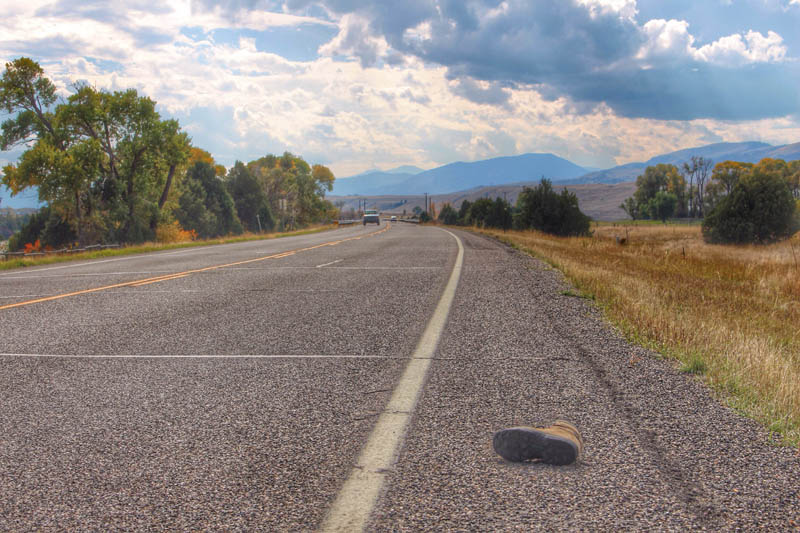
#> input picture pic.jpg, 800 x 533 px, given in place of road4.avi, which was not available
$ python color_detection.py   (Python 2 division)
#> lines starting #> are read from the running program, lines starting #| are printed output that depends on the picture; after the words box and inside, x2 and y2 are one past the last pixel; in counts of white or black regions, pixels touching at a corner belong together; pictures that were not available may be replaced by others from this repository, and a replacement may not be noted
import sys
import math

sys.path.append('/usr/local/lib/python2.7/site-packages')
import cv2
import numpy as np
from matplotlib import pyplot as plt

white = (255, 255, 255)
red = (0,0,255)

half=np.pi/2
frame_width=500.0

cap = cv2.VideoCapture('road4.avi')


# define the list of boundaries
boundaries = [
    ([10, 50, 10], [50, 100, 50]),
]

#green
# lower=np.array([10, 50, 10])
# upper=np.array([50, 100, 50])

#gray
lower=np.array([105, 105, 105])
upper=np.array([185, 185, 185])

#white
lower=np.array([240, 240, 240])
upper=np.array([255, 255, 255])

image=cv2.imread("photo.png")

def resize(image, width):
    r = width / image.shape[1]
    dim = (int(width), int(image.shape[0] * r))
    return cv2.resize(image, dim, interpolation=cv2.INTER_AREA)


while(cap.isOpened()):
    ret, frame = cap.read()
#> frame is the input picture: shape (533, 800, 3); mean B, G, R 128.9, 133.2, 140.3
    cv2.namedWindow("main", cv2.WINDOW_NORMAL)

    # loop over the boundaries

    #for (lower, upper) in boundaries:

    # create NumPy arrays from the boundaries
    #lower =np.array(lower, dtype="uint8")
    #upper = np.array(upper, dtype="uint8")

    # find the colors within the specified boundaries and apply
    # the mask

    resized = resize(frame, 1000.0)

    #crop
    #resized = resized[0:1000, 220:1000]  # Crop from x, y, w, h -> 100, 200, 300, 400


    mask = cv2.inRange(resized, lower, upper)
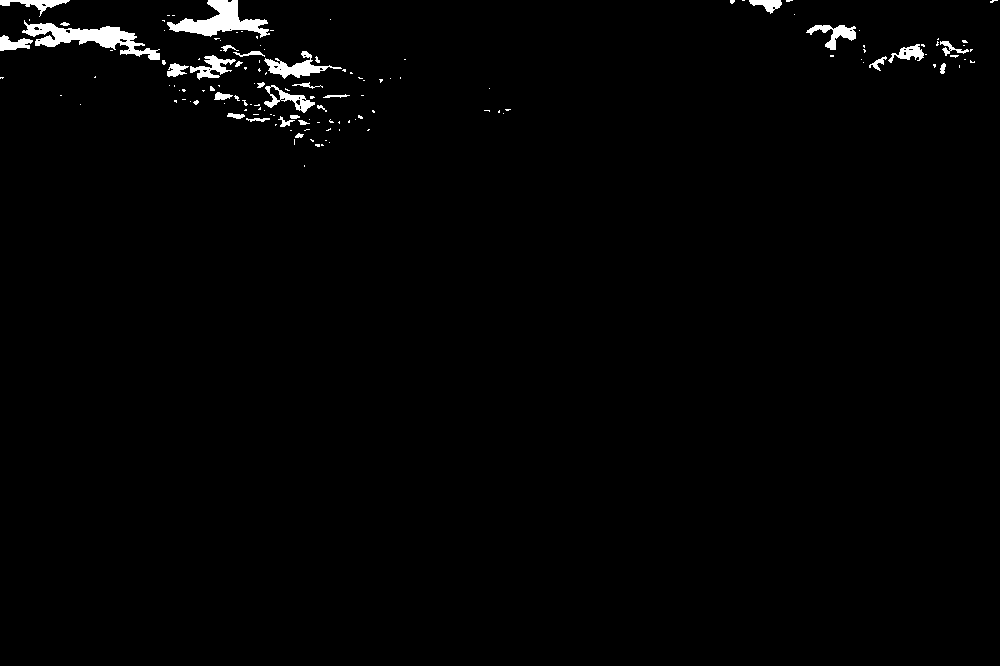
#> mask: shape (666, 1000); 1.3% white; 139 white regions (109 under 20 px), largest, box (x1, y1, x2, y2) and area: (22, 20, 160, 60) 1932, (167, 0, 270, 38) 1669, (264, 51, 342, 79) 737


    output = cv2.bitwise_and(resized, resized, mask=mask)

    color_image=np.hstack([resized, output])
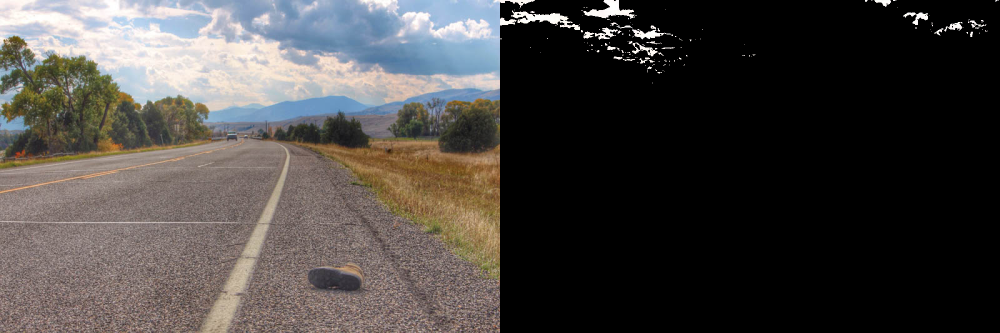
#> color_image: shape (666, 2000, 3) (shown at 1/2 size); mean B, G, R 66, 68.2, 71.8
    # show the images
    cv2.imshow("images", np.hstack([resized, output]))

    gray = cv2.cvtColor(color_image, cv2.COLOR_BGR2GRAY)
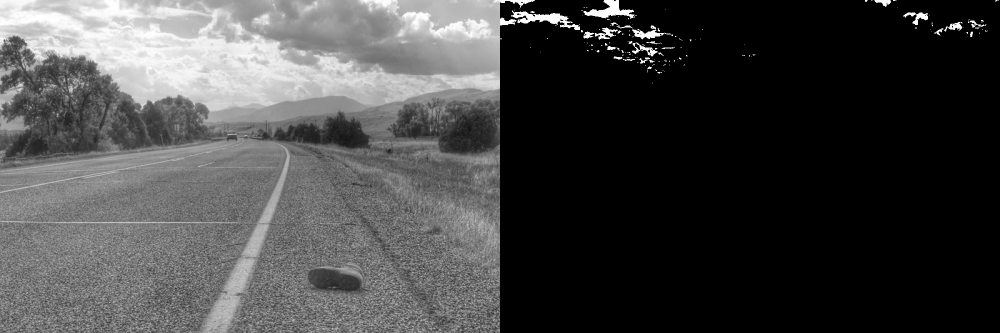
#> gray: shape (666, 2000) (shown at 1/2 size); min 0, max 255, mean 69
    blurred = cv2.GaussianBlur(gray, (3, 3), 0)
    threshhold_img = cv2.threshold(blurred, 0, 255, cv2.THRESH_BINARY + cv2.THRESH_OTSU)[1]
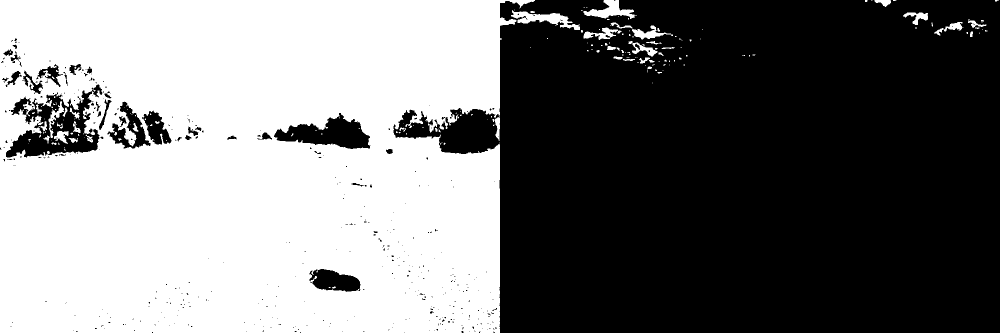
#> threshhold_img: shape (666, 2000) (shown at 1/2 size); 47.4% white; 189 white regions (139 under 20 px), largest, box (x1, y1, x2, y2) and area: (0, 0, 1070, 666) 619270, (1022, 20, 1160, 60) 2097, (1167, 0, 1274, 38) 1764

    tight_bin = cv2.Canny(threshhold_img, 225, 250)
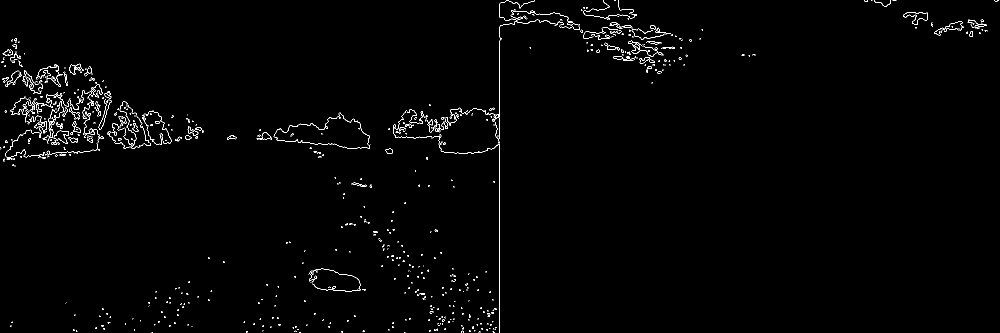
#> tight_bin: shape (666, 2000) (shown at 1/2 size); 1% white in thin lines or dots

    lines = cv2.HoughLines(tight_bin, 1, np.pi / 180, 100)
#> lines = [[999, 0], [241, 1.64], [231, 1.66], [315, 1.48], [219, 1.68], [196, 1.71], [319, 1.47], [209, 1.69], [274, 1.57], [225, 1.66], [257, 1.62], [260, 1.59]]
    # print lines
    theta_list = []
    rho_list = []
    lowest_y = 1000

    print len(lines[0])
#| 1
    for rho, theta in lines[0]:
    #for x in range(40):
        #rho,theta=lines[0][x]
        a = np.cos(theta)
        b = np.sin(theta)
        x0 = a * rho
        y0 = b * rho
        x1 = int(x0 + 1000 * (-b))
        y1 = int(y0 + 1000 * (a))
        x2 = int(x0 - 1000 * (-b))
        y2 = int(y0 - 1000 * (a))
        theta_list.append(theta)
        rho_list.append(rho)

        #cv2.rectangle(resized, (int(x0), int(y0)), (int(x0) + 2, int(y0) + 2), (0, 255, 0), 2)
        cv2.line(tight_bin, (x1, y1), (x2, y2), white, 2)
#> this loop made 1 pass
#> (rho, theta, a, b, x0, y0, x1, y1) on pass 1: (999, 0, 1, 0, 999, 0, 999, 1000)
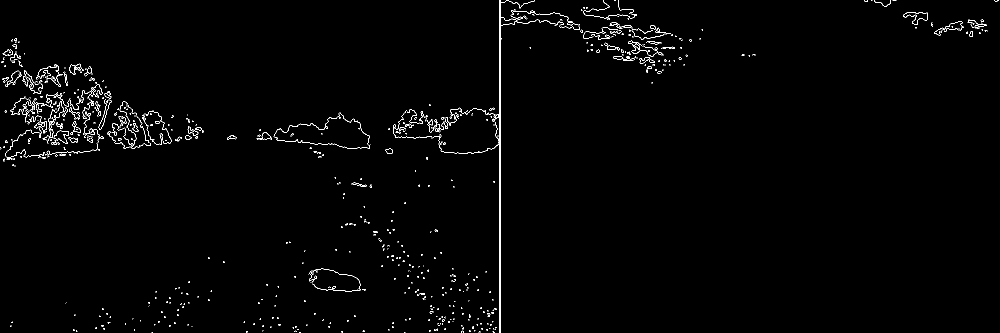
#> tight_bin: shape (666, 2000) (shown at 1/2 size); 1.2% white in thin lines or dots
#> after the loop, rho_list = [999]; theta_list = [0]

    cv2.imshow('Trajectory', tight_bin)

    if cv2.waitKey(1) & 0xFF == ord('q'):
#> (key q is pressed here)
        break

cap.release()
cv2.destroyAllWindows()
